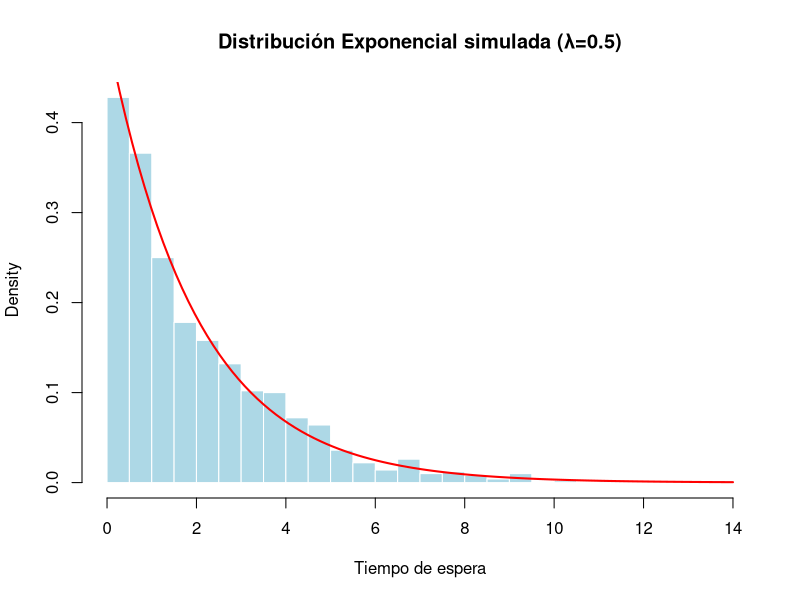

Reproduce this figure in R.
# Limpia el entorno
rm(list = ls())

# Parámetro de la distribución exponencial
lambda <- 0.5   # tasa (ej: 0.5 llegadas por minuto)

# Generar 1000 valores usando la transformada inversa
set.seed(789)
U <- runif(1000)  # 1000 valores uniformes (0,1)
X <- - (1/lambda) * log(1 - U)

# Mostrar primeras simulaciones
head(X, 20)

# Estadísticos descriptivos
media <- mean(X)
teorica <- 1/lambda
cat("Media simulada:", media, "\n")
cat("Media teórica:", teorica, "\n")

# Histograma con densidad teórica
hist(X,
     breaks = 30,
     probability = TRUE,
     main = "Distribución Exponencial simulada (λ=0.5)",
     xlab = "Tiempo de espera",
     col = "lightblue",
     border = "white")

curve(dexp(x, rate = lambda),
      col = "red",
      lwd = 2,
      add = TRUE)
